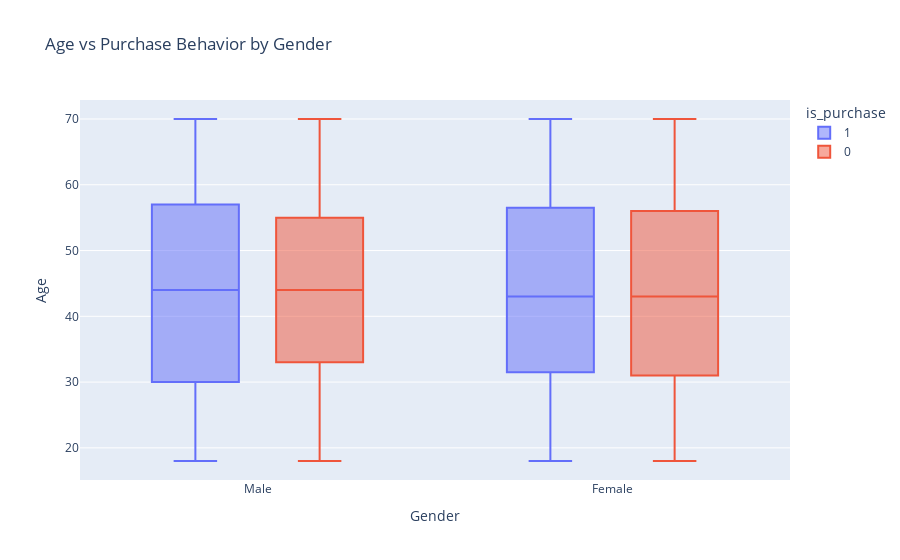

Notebook source saved alongside this figure:
### Code cell
# Age vs Purchases
merged_df['is_purchase'] = merged_df['Interaction type'].apply(lambda x: 1 if x == 'purchase' else 0)
fig = px.box(merged_df, x='Gender', y='Age', color='is_purchase', title='Age vs Purchase Behavior by Gender')
fig.show()

### Figure 1 — Plotly figure (JSON) as saved in the notebook; plotly's stock layout.template omitted (floating-point values rounded to 4 significant figures; data arrays with more than 128 entries replaced by an {"elided": "..."} marker saying what was removed)
{"data": [{"alignmentgroup": "True", "hovertemplate": "is_purchase=1<br>Gender=%{x}<br>Age=%{y}<extra></extra>", "legendgroup": "1", "marker": {"color": "#636efa"}, "name": "1", "notched": false, "offsetgroup": "1", "orientation": "v", "showlegend": true, "type": "box", "x": {"elided": "855 str values"}, "x0": " ", "xaxis": "x", "y": {"elided": "855 float values"}, "y0": " ", "yaxis": "y"}, {"alignmentgroup": "True", "hovertemplate": "is_purchase=0<br>Gender=%{x}<br>Age=%{y}<extra></extra>", "legendgroup": "0", "marker": {"color": "#EF553B"}, "name": "0", "notched": false, "offsetgroup": "0", "orientation": "v", "showlegend": true, "type": "box", "x": {"elided": "2439 str values"}, "x0": " ", "xaxis": "x", "y": {"elided": "2439 float values"}, "y0": " ", "yaxis": "y"}], "layout": {"boxmode": "group", "legend": {"title": {"text": "is_purchase"}, "tracegroupgap": 0}, "title": {"text": "Age vs Purchase Behavior by Gender"}, "xaxis": {"anchor": "y", "domain": [0, 1], "title": {"text": "Gender"}}, "yaxis": {"anchor": "x", "domain": [0, 1], "title": {"text": "Age"}}}}
